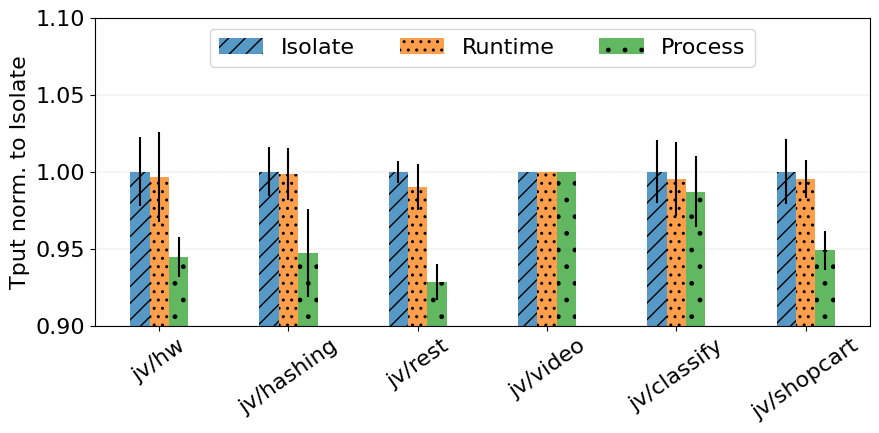

Source code (Python):
#!/usr/bin/python

import results
import matplotlib.pyplot as plt
import numpy as np

benchmark_labels = [
    "jv/hw",
    "jv/hashing",
    "jv/rest",
    "jv/video",
    "jv/classify",
    "jv/shopcart"
]

isolate_benchmark_path = [
    "java/gv-hello-world-niuk-isolate-benchmark-1-1-2048",
    "java/gv-file-hashing-niuk-isolate-benchmark-1-1-2048",
    "java/gv-httprequest-niuk-isolate-benchmark-1-1-2048",
    "java/gv-video-processing-niuk-isolate-benchmark-1-1-2048",
    "java/gv-classify-niuk-isolate-benchmark-1-1-2048",
    "java/gv-shopcart-niuk-isolate-benchmark-1-1-2048",
]

runtime_benchmark_path = [
    "java/gv-hello-world-niuk-runtime-benchmark-1-1-2048",
    "java/gv-file-hashing-niuk-runtime-benchmark-1-1-2048",
    "java/gv-httprequest-niuk-runtime-benchmark-1-1-2048",
    "java/gv-video-processing-niuk-runtime-benchmark-1-1-2048",
    "java/gv-classify-niuk-runtime-benchmark-1-1-2048",
    "java/gv-shopcart-niuk-runtime-benchmark-1-1-2048",
]

process_benchmark_path = [
    "java/gv-hello-world-niuk-process-benchmark-1-1-2048",
    "java/gv-file-hashing-niuk-process-benchmark-1-1-2048",
    "java/gv-httprequest-niuk-process-benchmark-1-1-2048",
    "java/gv-video-processing-niuk-process-benchmark-1-1-2048",
    "java/gv-classify-niuk-process-benchmark-1-1-2048",
    "java/gv-shopcart-niuk-process-benchmark-1-1-2048",
]

# Throughput in ops/s.
isolate_tput_avg = {}
isolate_tput_std = {}
runtime_tput_avg = {}
runtime_tput_std = {}
process_tput_avg = {}
process_tput_std = {}

for path in isolate_benchmark_path:
    isolate_tput_avg[path] = results.process_result(path)["tput_avg"]
    isolate_tput_std[path] = results.process_result(path)["tput_std"]
for path in runtime_benchmark_path:
    runtime_tput_avg[path] = results.process_result(path)["tput_avg"]
    runtime_tput_std[path] = results.process_result(path)["tput_std"]
for path in process_benchmark_path:
    process_tput_avg[path] = results.process_result(path)["tput_avg"]
    process_tput_std[path] = results.process_result(path)["tput_std"]

# Normalization to isolate.
for path in process_benchmark_path:
    process_tput_avg[path] = process_tput_avg[path] / isolate_tput_avg[path.replace("-process-", "-isolate-")]
    process_tput_std[path] = process_tput_std[path] / isolate_tput_avg[path.replace("-process-", "-isolate-")]
for path in runtime_benchmark_path:
    runtime_tput_avg[path] = runtime_tput_avg[path] / isolate_tput_avg[path.replace("-runtime-", "-isolate-")]
    runtime_tput_std[path] = runtime_tput_std[path] / isolate_tput_avg[path.replace("-runtime-", "-isolate-")]
for path in isolate_benchmark_path:
    isolate_tput_std[path] = isolate_tput_std[path] / isolate_tput_avg[path]
    isolate_tput_avg[path] = 1

x = np.arange(len(benchmark_labels))
width = 0.15

plt.rcParams.update({'font.size': 16})

fig, ax = plt.subplots()
ax.bar(x - width, isolate_tput_avg.values(), yerr=isolate_tput_std.values(), width=width, hatch='//', label='Isolate', alpha=0.75)
ax.bar(x        , runtime_tput_avg.values(), yerr=runtime_tput_std.values(), width=width, hatch='..', label='Runtime', alpha=0.75)
ax.bar(x + width, process_tput_avg.values(), yerr=process_tput_std.values(), width=width, hatch='.', label='Process', alpha=0.75)

ax.set_ylim([.9, 1.1])
ax.set_ylabel('Tput norm. to Isolate')
ax.set_xticks(x, benchmark_labels)
ax.set_axisbelow(True)
plt.grid(axis = 'y', linestyle = '--', linewidth = 0.25)
plt.xticks(rotation = 35)
fig.set_figwidth(10)
fig.set_figheight(4)

ax.legend(ncol=3, loc='upper center')
plt.savefig("sandboxes-tput-norm.pdf", bbox_inches='tight')
plt.savefig("sandboxes-tput-norm.png", bbox_inches='tight')
plt.show()
plt.show()
